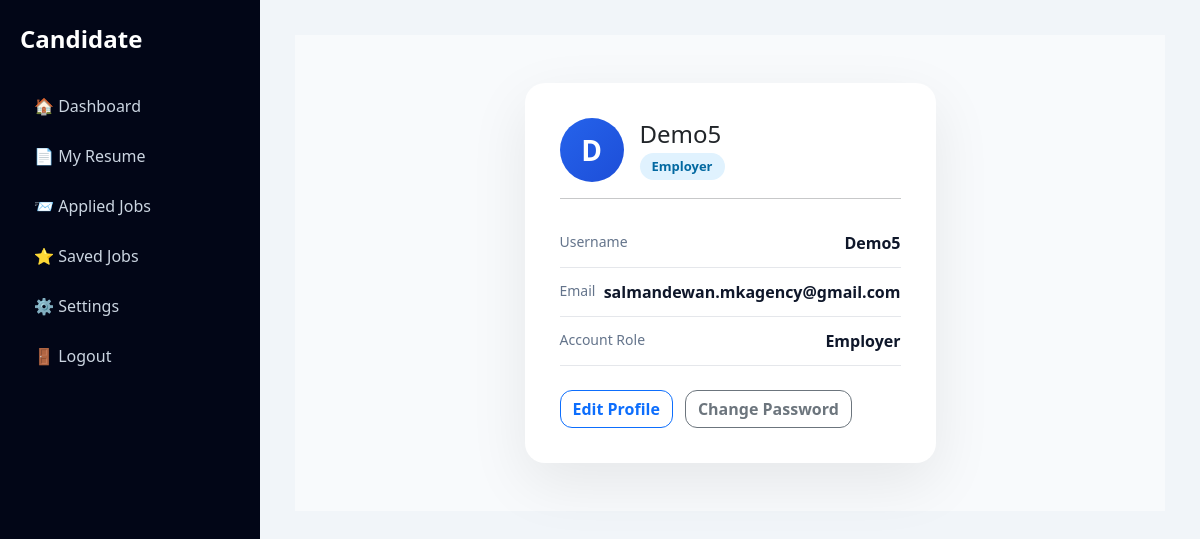
The app's page /dashboard/settings/ (signed in) with its own data.
### accounts/models.py (models this page shows, shortened)
class Profile(models.Model):
    ROLE_CHOICES = (
        ('candidate', 'Candidate'),
        ('employer', 'Employer'),
    )
    user = models.OneToOneField(User, on_delete=models.CASCADE)
    role = models.CharField(max_length=20, choices=ROLE_CHOICES)
    resume = models.FileField(upload_to='resumes/', blank=True, null=True)

### accounts/views.py (the view)
# urls.py: path('dashboard/settings/', views.candidate_settings, name='candidate_settings'),
@login_required
def candidate_settings(request):
    profile = Profile.objects.get(user=request.user)
    return render(request, 'dashboard/candidate_dashboard.html', {
        'dashboard_page': 'dashboard/candidate/settings.html',
        'profile': profile,
    })

### templates/dashboard/candidate_dashboard.html (shortened to what this page needs)
{% extends "dashboard/base_dashboard.html" %}
{% block sidebar_title %}Candidate{% endblock %}
{% block sidebar_links %}
<a href="{% url 'candidate_overview' %}">🏠 Dashboard</a>
<a href="{% url 'candidate_resume' %}">📄 My Resume</a>
<a href="{% url 'candidate_applied_jobs' %}">📨 Applied Jobs</a>
<a href="{% url 'candidate_saved_jobs' %}">⭐ Saved Jobs</a>
<a href="{% url 'candidate_settings' %}">⚙ Settings</a>
<a href="{% url 'logout' %}">🚪 Logout</a>
{% endblock %}
{% block dashboard_content %}
  {% include dashboard_page %}
{% endblock %}

### templates/dashboard/candidate/settings.html (shortened to what this page needs)
<!DOCTYPE html>
<html lang="en">
<head>
</head>
<body>
    <section class="profile-section py-5">
  <div class="container">
    <div class="row justify-content-center">
      <div class="col-lg-6">
        <div class="profile-card">
          <div class="profile-header">
            <div class="avatar">
              {{ profile.user.username|slice:":1"|upper }}
            </div>
            <div>
              <h4 class="mb-0">{{ profile.user.username }}</h4>
              <span class="role-badge">{{ profile.role|title }}</span>
            </div>
          </div>
          <hr>
          <div class="profile-info">
            <div class="info-row">
              <span>Username</span>
              <strong>{{ profile.user.username }}</strong>
            </div>
            <div class="info-row">
              <span>Email</span>
              <strong>{{ profile.user.email }}</strong>
            </div>
            <div class="info-row">
              <span>Account Role</span>
              <strong>{{ profile.role|title }}</strong>
            </div>
          </div>
          <div class="profile-actions mt-4">
            <a href="#" class="btn btn-outline-primary">
              Edit Profile
            </a>
            <a href="#" class="btn btn-outline-secondary">
              Change Password
            </a>
          </div>
        </div>
      </div>
    </div>
  </div>
</section>
</body>
</html>

### templates/dashboard/base_dashboard.html (style rules this page uses)
body { background: #f1f5f9; }
.sidebar a { display: block; color: #cbd5e1; text-decoration: none; padding: 10px 14px; border-radius: 8px; margin-bottom: 6px; transition: .2s; }

### templates/dashboard/candidate/settings.html (style rules this page uses)
.profile-section { background:#f8fafc; }
.profile-card { background:#ffffff; padding:35px; border-radius:20px; box-shadow:0 20px 60px rgba(0,0,0,.08); }
.profile-header { display:flex; align-items:center; gap:16px; }
.avatar { width:64px; height:64px; border-radius:50%; background:linear-gradient(135deg,#2563eb,#1d4ed8); color:#fff; font-size:28px; font-weight:800; display:flex; align-items:center; justify-content:center; }
.role-badge { display:inline-block; margin-top:4px; background:#e0f2fe; color:#0369a1; padding:4px 12px; border-radius:20px; font-size:13px; font-weight:600; }
.profile-info { margin-top:20px; }
.info-row { display:flex; justify-content:space-between; padding:12px 0; border-bottom:1px solid #e5e7eb; }
.info-row span { color:#64748b; font-size:14px; }
.info-row strong { color:#0f172a; font-weight:600; }
.profile-actions { display:flex; gap:12px; flex-wrap:wrap; }
.profile-actions .btn { border-radius:12px; font-weight:600; }

### records on screen
Profile: user.username "D", user.username "Demo5", role "Employer", user.email "salmandewan.mkagency@gmail.com"
